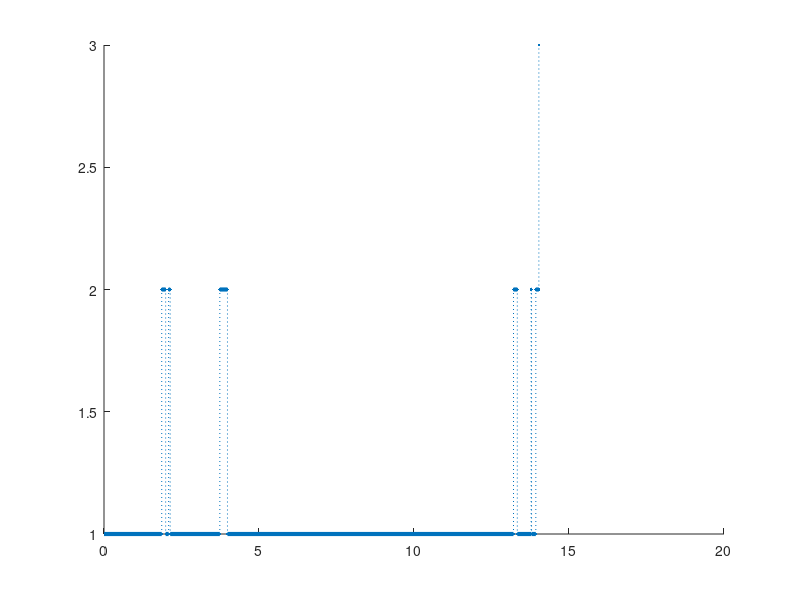

The MATLAB source for this figure:
%nonhommjp.m
q12 = @(t) sin(t)^2;
q21 = @(t) 1 + sin(t);
q23 = @(t) 1 - cos(t);
q2 = @(t) q21(t) + q23(t);
f1 = @(t,Tn) exp(-t/2 + (-sin(2*Tn) + sin(2*(t+Tn)))/4)*sin(t+Tn)^2;
f2 = @(t,Tn) exp(-2*t-cos(Tn)+cos(t+Tn)-sin(Tn)+sin(t+Tn))*...
    (2-cos(t+Tn)+sin(t+Tn));
y=1; tn=0; n=0; yy=[y]; tt=[tn];
while y ~= 3
    if y==1
        accept=false;
        while ~accept
            A = -log(rand)*2;
            accept = rand < f1(A,tn)/exp(-(A-1)/2);
        end
        tn = tn + A; y = 2;
    else %y==2
        accept =false;
        while ~accept
            A = -log(rand)/2;
            accept=rand<f2(A,tn)/(exp(-2*(A-sqrt(2)))*(2+sqrt(2)));
        end
        tn = tn + A;
        if rand < q21(tn)/q2(tn)
            y =1;
        else
            y=3;
        end
    end
    yy = [yy,y]; tt = [tt,tn]; n = n+1;
end
% for plotting
for i=1:n
    line([tt(i),tt(i+1)],[yy(i),yy(i)],'Linewidth',3);
    line([tt(i+1),tt(i+1)],[yy(i),yy(i+1)],'Marker','.','LineStyle',':');
end
